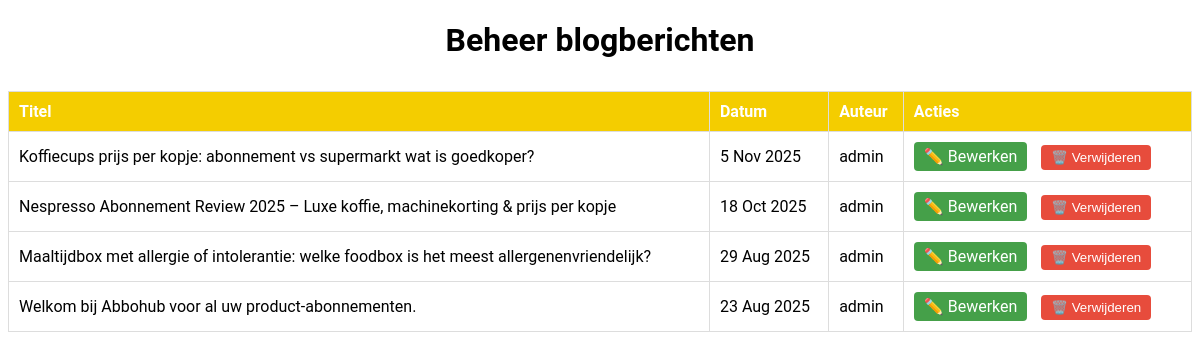
/admin/blog (signed in), run on the app's committed database.
### app.py (models this page shows)
class BlogPost(db.Model):
    __tablename__ = "blog_post"
    id = db.Column(db.Integer, primary_key=True)
    titel = db.Column(db.String(150), nullable=False)
    slug = db.Column(db.String(150), unique=True, nullable=False, index=True)
    inhoud = db.Column(db.Text, nullable=False)
    afbeelding = db.Column(db.String(255))
    video_url = db.Column(db.String(255))
    datum = db.Column(db.DateTime, default=db.func.now())
    auteur_id = db.Column(db.Integer, db.ForeignKey('user.id'))
    auteur = db.relationship('User', backref='blogposts')
    seo_title = db.Column(db.String(255), nullable=True)
    meta_description = db.Column(db.String(255), nullable=True)
    canonical_url = db.Column(db.String(255), nullable=True)
    og_image = db.Column(db.String(255), nullable=True)
    status = db.Column(db.String(20), nullable=False, default='draft')
    created_at = db.Column(db.DateTime, nullable=False, default=db.func.now())
    updated_at = db.Column(db.DateTime, nullable=True)
    published_at = db.Column(db.DateTime, nullable=True)
    categorieen = db.relationship('Categorie', secondary=blogpost_categorie, lazy='dynamic')
    subcategorieen = db.relationship('Subcategorie', secondary=blogpost_subcategorie, lazy='dynamic')
    abonnementen = db.relationship('Abonnement', secondary=blogpost_abonnement, lazy='dynamic')

class User(UserMixin, db.Model):
    id = db.Column(db.Integer, primary_key=True)
    username = db.Column(db.String(50), nullable=False, unique=True)
    password_hash = db.Column(db.String(255), nullable=False)
    is_admin = db.Column(db.Boolean, default=False)

### app.py (the view)
@app.route('/admin/blog', endpoint='admin_blog_overzicht')
@login_required
def admin_blog_overzicht_v2():
    if not current_user.is_admin:
        abort(403)
    posts = BlogPost.query.order_by(BlogPost.datum.desc()).all()
    return render_template('admin_blog_overzicht.html', posts=posts)

### app.py (called while the page is built)
@login_manager.user_loader
def load_user(user_id):
    return User.query.get(int(user_id))

@app.before_request
def enforce_trailing_slash():
    if request.path.startswith("/blog") and not request.path.endswith("/"):
        return redirect(request.path + "/", code=301)

### templates/admin_blog_overzicht.html (shortened to what this page needs)
<!DOCTYPE html>
<html lang="nl">
<head>
  <link rel="stylesheet" href="{{ url_for('static', filename='css/styles.css') }}">
</head>
<body>
  <h1 style="text-align: center;">Beheer blogberichten</h1>
  <table>
    <thead>
      <tr>
        <th>Titel</th>
        <th>Datum</th>
        <th>Auteur</th>
        <th>Acties</th>
      </tr>
    </thead>
    <tbody>
      {% for post in posts %}
      <tr>
        <td>{{ post.titel }}</td>
        <td>{{ post.datum.strftime('%d %b %Y').lstrip('0') }}</td>
        <td>{{ post.auteur.username if post.auteur else 'Onbekend' }}</td>
        <td class="acties">
          <a href="{{ url_for('blog_bewerken', post_id=post.id) }}" class="btn-bewerk">✏️ Bewerken</a>
          <form method="POST" action="{{ url_for('blog_verwijderen', post_id=post.id) }}" onsubmit="return confirm('Weet je zeker dat je dit blogbericht wilt verwijderen?');">
            <button type="submit" class="btn-verwijder">🗑️ Verwijderen</button>
          </form>
        </td>
      </tr>
      {% endfor %}
    </tbody>
  </table>
</body>
</html>

### static/styles.css (style rules this page uses)
body { font-family: 'Roboto', sans-serif; }

### templates/admin_blog_overzicht.html (style rules this page uses)
table { width: 100%; border-collapse: collapse; margin: 2rem auto; }
th, td { padding: 10px; border: 1px solid #ddd; text-align: left; }
th { background-color: #f4cd00; color: white; }
.acties a, .acties form { display: inline-block; margin-right: 10px; }
.btn-verwijder { background-color: #e74c3c; color: white; border: none; padding: 5px 10px; border-radius: 4px; cursor: pointer; }
.btn-bewerk { background-color: #45a049; color: white; padding: 5px 10px; border-radius: 4px; text-decoration: none; }

### data on the page
BlogPost: titel "Koffiecups prijs per kopje: abonnement vs supermarkt wat is goedkoper?", datum "5 Nov 2025", auteur "admin"
BlogPost: titel "Nespresso Abonnement Review 2025 – Luxe koffie, machinekorting & prijs per kopje", datum "18 Oct 2025", auteur "admin"
BlogPost: titel "Maaltijdbox met allergie of intolerantie: welke foodbox is het meest allergenenvriendelijk?", datum "29 Aug 2025", auteur "admin"
BlogPost: titel "Welkom bij Abbohub voor al uw product-abonnementen.", datum "23 Aug 2025", auteur "admin"
